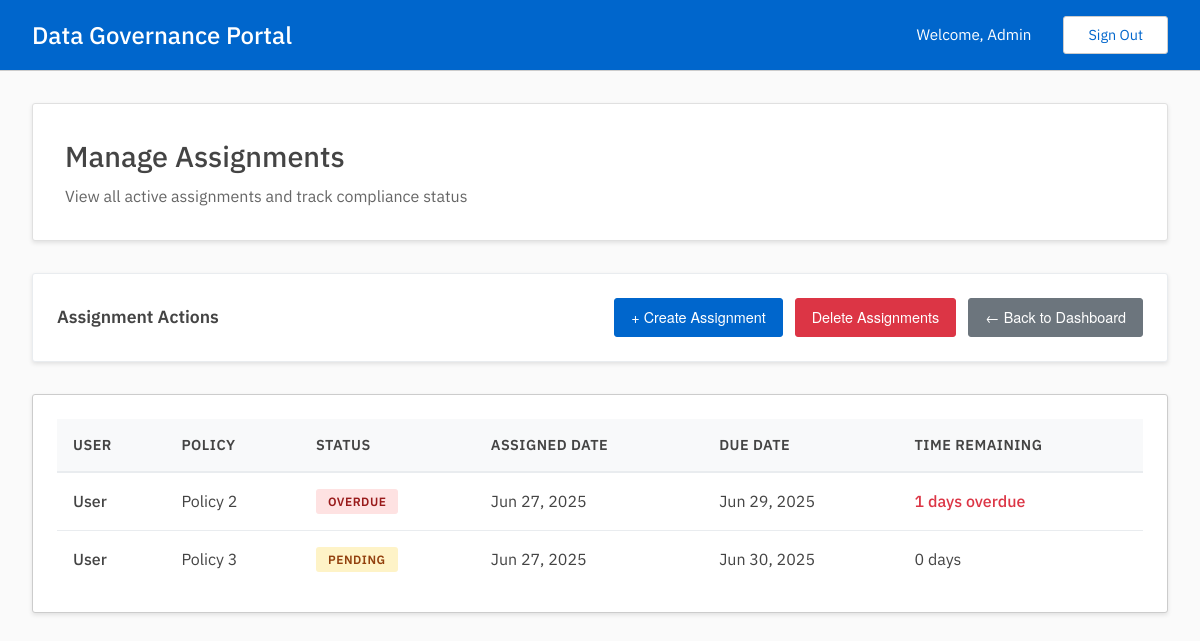
The app's page /admin/manage_assignments (signed in), older data.
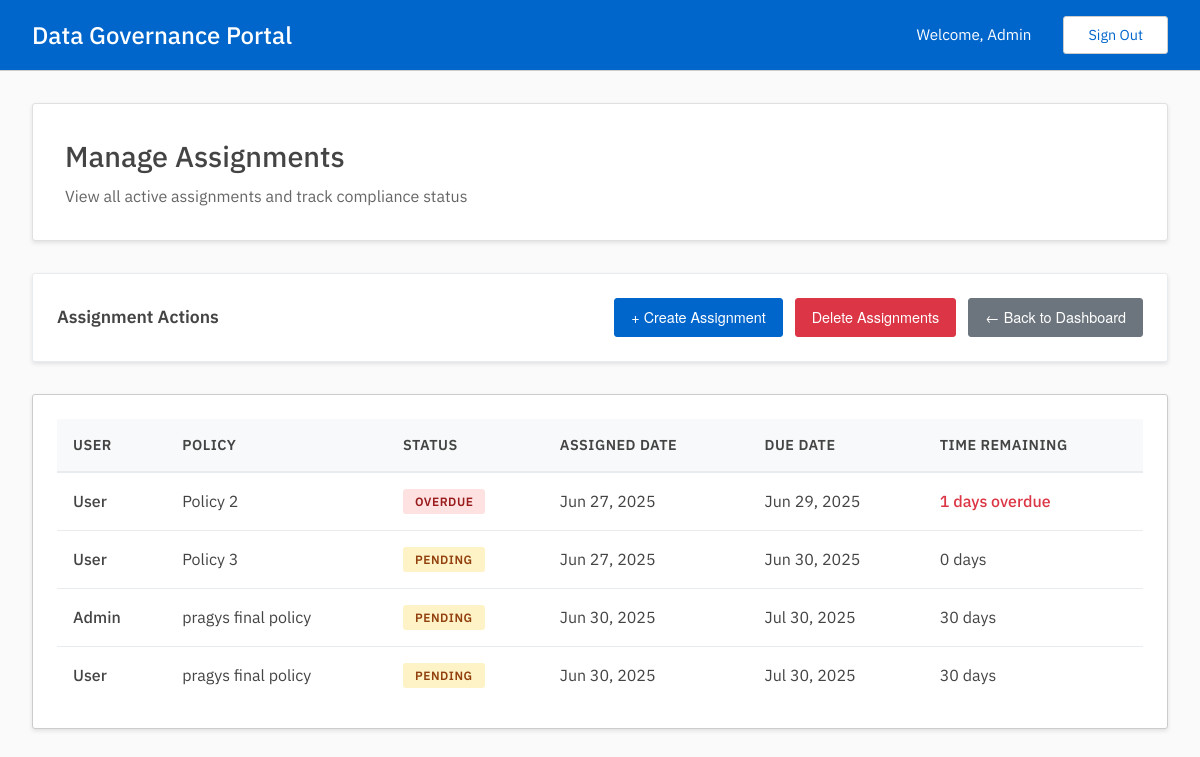
The same page, newer data.
### tables this page shows
CREATE TABLE assignments(
        uuid TEXT UNIQUE NOT NULL PRIMARY KEY,
        user TEXT NOT NULL,
        policy TEXT NOT NULL,
        assigned_at INTEGER,
        timeframe_seconds INTEGER,
        completed_at INTEGER,
        FOREIGN KEY (user) REFERENCES users(uuid) ON DELETE CASCADE ON UPDATE CASCADE,
        FOREIGN KEY (policy) REFERENCES policies(uuid) ON DELETE CASCADE ON UPDATE CASCADE
        );

CREATE TABLE users(
        uuid TEXT UNIQUE NOT NULL PRIMARY KEY,
        email TEXT UNIQUE NOT NULL,
        password_hash TEXT NOT NULL,
        name TEXT NOT NULL,
        is_admin INTEGER NOT NULL DEFAULT 0
        );

CREATE TABLE policies(
        uuid TEXT UNIQUE NOT NULL PRIMARY KEY,
        name TEXT UNIQUE NOT NULL,
        description TEXT,
        pdf_link TEXT
        );

### admin.py (the view)
@admin.route('/manage_assignments', methods=['GET'])
@admin_required
def manage_assignments():
    assignments = read_get_pending_assignments()
    return render_template('admin/manage_assignments/hub.html',
                         assignments=assignments["data"],
                         now=int(time()))

### app.py (called while the page is built)
@app.template_filter('timestamp_to_date')
def timestamp_to_date(timestamp):
    if timestamp:
        try:
            dt = datetime.fromtimestamp(timestamp)
            return dt.strftime('%b %d, %Y')
        except (ValueError, TypeError):
            return 'Invalid Date'
    return 'N/A'

### auth.py (called while the page is built)
def admin_required(f):
    @wraps(f)
    def wrap(*args, **kwargs):
        if session['user']['is_admin']:
            return f(*args, **kwargs)
        else:
            print("403: User is not an admin.")
            return redirect(url_for('user.dashboard'))
    return wrap

### db.py (called while the page is built)
def get_conn_curs():
    conn = sqlite3.connect(DATABASE)
    conn.row_factory = sqlite3.Row
    curs = conn.cursor()
    curs.execute("PRAGMA foreign_keys = ON")
    return conn, curs

def commit_close(conn, curs):
    conn.commit()
    curs.close()
    conn.close()

def get_pending_assignments():
    conn, curs = get_conn_curs()
    curs.execute("""
        SELECT a.*, u.name as user_name, p.name as policy_name
        FROM assignments a
        JOIN users u ON a.user = u.uuid
        JOIN policies p ON a.policy = p.uuid
        WHERE a.completed_at IS NULL
    """)
    assignments = curs.fetchall()
    commit_close(conn, curs)
    return {
        "status": "200",
        "message": "Pending assignments found successfully",
        "data": assignments
    }

### templates/admin/manage_assignments/hub.html (shortened to what this page needs)
{% extends "base.html" %}
{% block content %}
<div class="dashboard-header">
    <h2>Manage Assignments</h2>
    <p>View all active assignments and track compliance status</p>
</div>
<div class="quick-actions">
    <h3 class="quick-actions-title">Assignment Actions</h3>
    <div class="quick-actions-buttons">
        <a href="{{ url_for('admin.create_assignment') }}" class="btn btn-action">
            + Create Assignment
        </a>
        <a href="{{ url_for('admin.delete_assignment') }}" class="btn btn-danger">
            Delete Assignments
        </a>
        <a href="{{ url_for('admin.dashboard') }}" class="btn btn-secondary">
            ← Back to Dashboard
        </a>
    </div>
</div>
<div class="table-container">
    {% if assignments %}
    <table class="data-table">
        <thead>
            <tr>
                <th>User</th>
                <th>Policy</th>
                <th>Status</th>
                <th>Assigned Date</th>
                <th>Due Date</th>
                <th>Time Remaining</th>
            </tr>
        </thead>
        <tbody>
            {% for assignment in assignments %}
            <tr>
                <td>
                    <div style="font-weight: 500;">{{ assignment["user_name"] }}</div>
                </td>
                <td>{{ assignment["policy_name"] }}</td>
                <td>
                    {% if assignment["completed_at"] %}
                        <span class="status-badge status-completed">Completed</span>
                    {% else %}
                        {% set time_left = (assignment["assigned_at"] + assignment["timeframe_seconds"]) - now %}
                        {% if time_left < 0 %}
                            <span class="status-badge status-overdue">Overdue</span>
                        {% else %}
                            <span class="status-badge status-pending">Pending</span>
                        {% endif %}
                    {% endif %}
                </td>
                <td>{{ assignment["assigned_at"] | timestamp_to_date }}</td>
                <td>
                    {{ (assignment["assigned_at"] + assignment["timeframe_seconds"]) | timestamp_to_date }}
                </td>
                <td>
                    {% if not assignment["completed_at"] %}
                        {% set time_left = (assignment["assigned_at"] + assignment["timeframe_seconds"]) - now %}
                        {% if time_left > 0 %}
                            {{ (time_left / 86400) | round | int }} days
                        {% else %}
                            <span style="color: #dc3545; font-weight: 500;">
                                {{ ((time_left / 86400) | abs | round | int) }} days overdue
                            </span>
                        {% endif %}
                    {% else %}
                        <span style="color: #28a745;">✓ Completed</span>
                    {% endif %}
                </td>
            </tr>
            {% endfor %}
        </tbody>
    </table>
    {% else %}
    <div class="empty-state">
        <div class="empty-state-icon">📋</div>
        <p class="empty-state-text">No assignments found. Create a new assignment to get started.</p>
    </div>
    {% endif %}
</div>
{% endblock %}

### templates/base.html (shortened to what this page needs)
<!DOCTYPE html>
<html lang="en">
<head>
    <link rel="stylesheet" href="{{ url_for('static', filename='styles.css') }}">
</head>
<body>
    {% if session.get('user') %}
    <header class="header">
        <div class="header-content">
            <div class="header-left">
                <h1>Data Governance Portal</h1>
            </div>
            <div class="header-right">
                <span class="welcome-text">Welcome, {{ session['user']['name'] }}</span>
                <a href="{{ url_for('login') }}" class="sign-out-btn">Sign Out</a>
            </div>
        </div>
    </header>
    {% endif %}
    <main class="main-content">
        {% block content %}{% endblock %}
    </main>
</body>
</html>

### static/styles.css (style rules this page uses)
* { margin: 0; padding: 0; box-sizing: border-box; }
body { font-family: 'IBM Plex Sans'; color: #444; line-height: 1.42; min-height: 100vh; display: flex; flex-direction: column; background-color: #fafafa; }
.header { background-color: #06c; color: white; padding: 1rem 0; box-shadow: rgba(0,0,0,0.2) 0 2px 8px; border-bottom: 1px solid #ccc; }
.header-content { max-width: 1200px; margin: 0 auto; color: white; padding: 0 2rem; display: flex; justify-content: space-between; align-items: center; }
.header-left { display: flex; align-items: center; gap: 0.5rem; }
.header h1 { font-size: 1.5rem; font-weight: 500; color: white; }
.header-right { display: flex; align-items: center; gap: 2rem; }
.welcome-text { font-size: 0.95rem; color: white; }
.sign-out-btn { background-color: transparent; color: #06c; border: 1px solid #ccc; padding: 0.5rem 1.5rem; border-radius: 3px; text-decoration: none; transition: all 0.3s ease; font-size: 0.9rem; background-color: white; }
.main-content { flex: 1; max-width: 1200px; width: 100%; margin: 0 auto; background-color: #fafafa; padding: 2rem; }
.dashboard-header { background-color: white; padding: 2rem; border-radius: 3px; margin-bottom: 2rem; box-shadow: rgba(0,0,0,0.1) 0 2px 4px; border: 1px solid #e0e0e0; }
.dashboard-header h2 { color: #444; font-size: 1.8rem; margin-bottom: 0.5rem; font-weight: 500; }
.dashboard-header p { color: #666; font-size: 1rem; }
.table-container { background-color: white; border-radius: 3px; padding: 1.5rem; box-shadow: rgba(0,0,0,0.1) 0 2px 4px; border: 1px solid #ccc; overflow-x: auto; }
.data-table { width: 100%; border-collapse: collapse; }
.data-table th { background-color: #f8f9fa; color: #444; font-weight: 600; text-align: left; padding: 1rem; border-bottom: 2px solid #e9ecef; font-size: 0.9rem; text-transform: uppercase; letter-spacing: 0.5px; }
.data-table td { padding: 1rem; border-bottom: 1px solid #e9ecef; color: #444; }
.data-table tr:last-child td { border-bottom: none; }
.btn { padding: 0.5rem 1rem; border-radius: 3px; text-decoration: none; font-size: 0.9rem; cursor: pointer; transition: all 0.3s ease; border: 1px solid transparent; display: inline-block; text-align: center; font-family: 'Helvetica Neue', 'Helvetica', 'Arial', sans-serif; }
.btn-action { background-color: #06c; color: white; border-color: #06c; }
.btn-secondary { background-color: #6c757d; color: white; border-color: #6c757d; }
.btn-danger { background-color: #dc3545; color: white; border-color: #dc3545; }
.status-badge { display: inline-block; padding: 0.25rem 0.75rem; border-radius: 3px; font-size: 0.75rem; font-weight: 600; text-transform: uppercase; letter-spacing: 0.5px; }
.status-pending { background: #fef3c7; color: #92400e; }
.status-overdue { background: #fee2e2; color: #991b1b; }
.quick-actions { background: white; border-radius: 3px; padding: 1.5rem; margin-bottom: 2rem; box-shadow: rgba(0,0,0,0.1) 0 2px 4px; border: 1px solid #e9ecef; display: flex; justify-content: space-between; align-items: center; flex-wrap: wrap; gap: 1rem; }
.quick-actions-title { font-size: 1.1rem; font-weight: 600; color: #444; }
.quick-actions-buttons { display: flex; gap: 0.75rem; flex-wrap: wrap; }

Row changes from the older to the newer data that the page shows:
now on this page (row unchanged): users: user.name "Admin"
added assignments: user_name "Admin", policy_name "pragys final policy", shows "PENDING", assigned_at "Jun 30, 2025", assigned_at+timeframe_seconds "Jul 30, 2025"
added assignments: user_name "User", policy_name "pragys final policy", shows "PENDING", assigned_at "Jun 30, 2025", assigned_at+timeframe_seconds "Jul 30, 2025"
Text that changed along with them:
{{ session['user']['name'] }}: "Admin" → (not shown)
